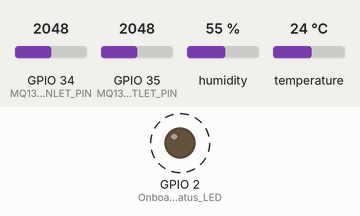
Simulated run of this sketch. Board: ESP32. Shown: output pins drawn as LEDs (lit = HIGH). Dashed ring = blinking. The test bench sets the inputs (shaded band); at power-on: GPIO 34 (MQ135_INLET_PIN) = 2048, GPIO 35 (MQ135_OUTLET_PIN) = 2048, humidity 55 %, temperature 24 °C. Nothing arrives over Bluetooth unless stated; what the sketch prints to the serial monitor is not drawn.

Above: at 2.6 s.
Timing chart, 0 to 6.4 s (numbered marks = the images above):
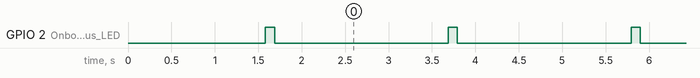

Measured:
- by itself, GPIO 2 (Onboard_status_LED): alternates HIGH for 0.11 s and LOW for 2.0 s

The sketch:

moss_algae_esp32_bluetooth.ino
```cpp
/*
 * MOSS-ALGAE INDIA: Real-Time Chamber Sensor Telemetry (ESP32 Bluetooth Serial)
 * Board: ESP32 Dev Module / NodeMCU-32S
 *
 * Hardware Connections:
 *   - Robocraze MQ-135 #1 (Inlet Air)  -> ADC Pin GPIO 34
 *   - Robocraze MQ-135 #2 (Outlet Air) -> ADC Pin GPIO 35
 *   - Robocraze DHT22 (Temp & Hum)     -> GPIO 4
 *   - Sensor VCC                       -> 5V (or VIN)
 *   - Sensor GND                       -> GND
 *
 * Communication: Bluetooth Classic Serial (SPP)
 * Broadcast Device Name: "MOSS_ALGAE_ESP32"
 *
 * How to Pair with Mac:
 *   1. Open macOS System Settings -> Bluetooth.
 *   2. Find "MOSS_ALGAE_ESP32" and click Connect/Pair.
 *   3. Mac creates a virtual port (e.g. /dev/cu.MOSS_ALGAE_ESP32).
 *   4. The MOSS-ALGAE backend auto-scanner automatically detects and reads it!
 */

#include "BluetoothSerial.h"
#include <DHT.h>

#if !defined(CONFIG_BT_ENABLED) || !defined(CONFIG_BLUEDROID_ENABLED)
#error Bluetooth is not enabled! Please run make menuconfig to enable it
#endif

BluetoothSerial SerialBT;

#define DHTPIN 4
#define DHTTYPE DHT22

#define MQ135_INLET_PIN  34
#define MQ135_OUTLET_PIN 35

DHT dht(DHTPIN, DHTTYPE);

const float RL_VALUE = 10.0;
const float R0_CLEAN_AIR_FACTOR = 3.6;
const float PARA = 116.602;
const float PARB = -2.769;

float R0_inlet = 10.0;
float R0_outlet = 10.0;

// Read analog resistance on ESP32 (12-bit ADC: 0-4095, 3.3V)
float getResistance(int pin) {
  int rawADC = 0;
  for (int i = 0; i < 8; i++) {
    rawADC += analogRead(pin);
    delay(5);
  }
  rawADC /= 8;
  if (rawADC <= 0) rawADC = 1;
  if (rawADC >= 4095) rawADC = 4094;

  float vrl = ((float)rawADC / 4095.0) * 3.3;
  float rs = ((3.3 - vrl) / vrl) * RL_VALUE;
  return rs;
}

float getPPM(float rs, float r0) {
  if (r0 <= 0) return 0;
  float ratio = rs / r0;
  if (ratio <= 0) return 0;
  return PARA * pow(ratio, PARB);
}

void setup() {
  Serial.begin(115200);
  pinMode(2, OUTPUT); // Onboard status LED
  dht.begin();

  // Start Bluetooth Serial with advertised name
  SerialBT.begin("MOSS_ALGAE_ESP32");
  Serial.println("🌿 Bluetooth Serial Started!");
  Serial.println("Pair your Mac/PC with: 'MOSS_ALGAE_ESP32'");

  delay(1500);
  R0_inlet = getResistance(MQ135_INLET_PIN) / R0_CLEAN_AIR_FACTOR;
  R0_outlet = getResistance(MQ135_OUTLET_PIN) / R0_CLEAN_AIR_FACTOR;
  if (R0_inlet <= 0) R0_inlet = 10.0;
  if (R0_outlet <= 0) R0_outlet = 10.0;
}

void loop() {
  digitalWrite(2, HIGH);

  // 1. Read DHT22
  float humidity = dht.readHumidity();
  float temperature = dht.readTemperature();
  bool dht_valid = !isnan(humidity) && !isnan(temperature);

  // 2. Read MQ-135 sensors
  float rs_inlet = getResistance(MQ135_INLET_PIN);
  float rs_outlet = getResistance(MQ135_OUTLET_PIN);
  float inlet_ppm = getPPM(rs_inlet, R0_inlet);
  float outlet_ppm = getPPM(rs_outlet, R0_outlet);

  // 3. Compute efficiency
  float efficiency = 0.0;
  if (inlet_ppm > 0) {
    efficiency = ((inlet_ppm - outlet_ppm) / inlet_ppm) * 100.0;
    if (efficiency < 0.0) efficiency = 0.0;
    if (efficiency > 95.0) efficiency = 95.0;
  }

  // 4. Format JSON
  String jsonPayload = "{";
  jsonPayload += "\"inlet_ppm\":" + String(inlet_ppm, 2) + ",";
  jsonPayload += "\"outlet_ppm\":" + String(outlet_ppm, 2) + ",";
  jsonPayload += "\"efficiency\":" + String(efficiency, 2) + ",";
  jsonPayload += "\"temperature\":" + (dht_valid ? String(temperature, 1) : "null") + ",";
  jsonPayload += "\"humidity\":" + (dht_valid ? String(humidity, 1) : "null") + ",";
  jsonPayload += "\"device_id\":\"esp32_bluetooth\",";
  jsonPayload += "\"board_type\":\"esp32\",";
  jsonPayload += "\"transport\":\"bluetooth\"";
  jsonPayload += "}";

  // Transmit over Bluetooth Serial
  SerialBT.println(jsonPayload);

  // Also print to USB Serial for debugging
  Serial.println("[BT STREAM] " + jsonPayload);

  digitalWrite(2, LOW);
  delay(2000);
}
```
